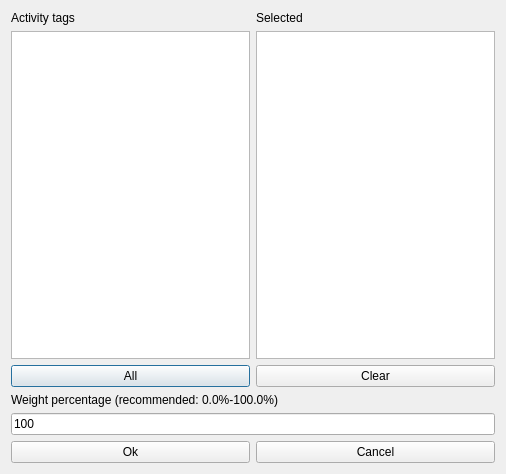
<?xml version="1.0" encoding="UTF-8"?>
<ui version="4.0">
 <class>ModifyConstraintActivityTagsNotOverlappingForm_template</class>
 <widget class="QDialog" name="ModifyConstraintActivityTagsNotOverlappingForm_template">
  <property name="geometry">
   <rect>
    <x>0</x>
    <y>0</y>
    <width>506</width>
    <height>474</height>
   </rect>
  </property>
  <property name="windowTitle">
   <string extracomment="This is the title of the dialog to modify a constraint of this type">Modify activity tags not overlapping</string>
  </property>
  <layout class="QGridLayout" name="gridLayout_2">
   <item row="1" column="0">
    <layout class="QVBoxLayout">
     <item>
      <widget class="QLabel" name="weightTextLabel">
       <property name="frameShape">
        <enum>QFrame::NoFrame</enum>
       </property>
       <property name="frameShadow">
        <enum>QFrame::Plain</enum>
       </property>
       <property name="text">
        <string>Weight percentage (recommended: 0.0%-100.0%)</string>
       </property>
       <property name="wordWrap">
        <bool>false</bool>
       </property>
      </widget>
     </item>
     <item>
      <widget class="QLineEdit" name="weightLineEdit">
       <property name="text">
        <string notr="true">100</string>
       </property>
      </widget>
     </item>
    </layout>
   </item>
   <item row="0" column="0">
    <layout class="QHBoxLayout" name="horizontalLayout">
     <item>
      <layout class="QVBoxLayout" name="verticalLayout_2">
       <item>
        <widget class="QLabel" name="activityTagsTextLabel">
         <property name="frameShape">
          <enum>QFrame::NoFrame</enum>
         </property>
         <property name="frameShadow">
          <enum>QFrame::Plain</enum>
         </property>
         <property name="text">
          <string>Activity tags</string>
         </property>
         <property name="wordWrap">
          <bool>false</bool>
         </property>
        </widget>
       </item>
       <item>
        <widget class="QListWidget" name="activityTagsListWidget"/>
       </item>
       <item>
        <widget class="QPushButton" name="addAllActivityTagsPushButton">
         <property name="text">
          <string comment="Text on a button. It refers to adding all activity tags from the list above this button into the current constraint">All</string>
         </property>
        </widget>
       </item>
      </layout>
     </item>
     <item>
      <layout class="QVBoxLayout" name="verticalLayout">
       <item>
        <widget class="QLabel" name="notOverlappingActivityTagsTextLabel">
         <property name="frameShape">
          <enum>QFrame::NoFrame</enum>
         </property>
         <property name="frameShadow">
          <enum>QFrame::Plain</enum>
         </property>
         <property name="text">
          <string comment="It refers to a list of selected activity tags">Selected</string>
         </property>
         <property name="wordWrap">
          <bool>false</bool>
         </property>
        </widget>
       </item>
       <item>
        <widget class="QListWidget" name="notOverlappingActivityTagsListWidget"/>
       </item>
       <item>
        <widget class="QPushButton" name="clearPushButton">
         <property name="text">
          <string>Clear</string>
         </property>
        </widget>
       </item>
      </layout>
     </item>
    </layout>
   </item>
   <item row="2" column="0">
    <layout class="QHBoxLayout">
     <item>
      <widget class="QPushButton" name="okPushButton">
       <property name="text">
        <string>Ok</string>
       </property>
      </widget>
     </item>
     <item>
      <widget class="QPushButton" name="cancelPushButton">
       <property name="text">
        <string>Cancel</string>
       </property>
      </widget>
     </item>
    </layout>
   </item>
  </layout>
 </widget>
 <layoutdefault spacing="6" margin="11"/>
 <resources/>
 <connections/>
</ui>
